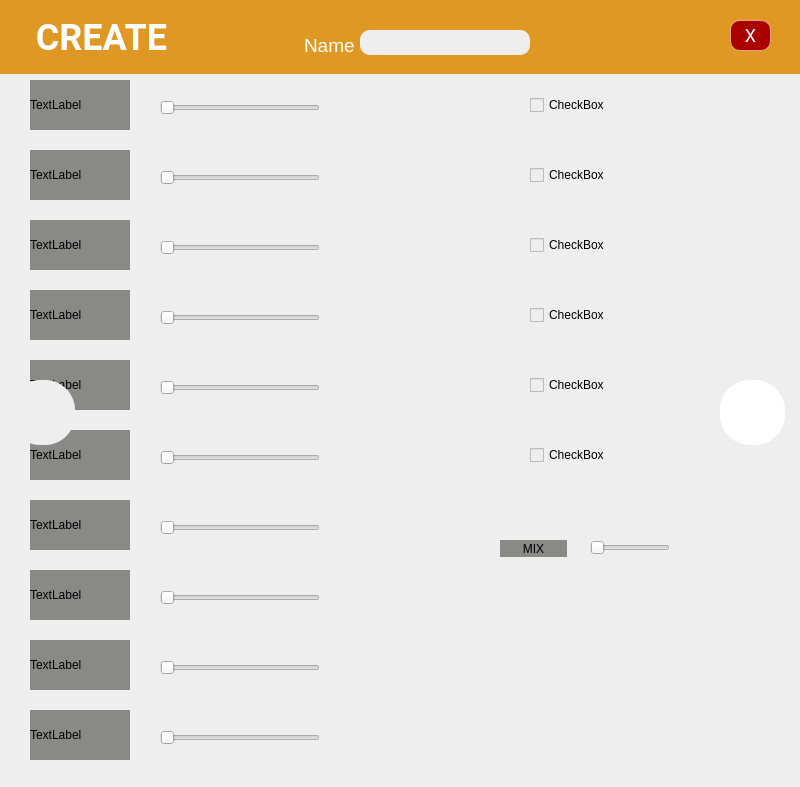
<?xml version="1.0" encoding="UTF-8"?>
<ui version="4.0">
 <class>Form</class>
 <widget class="QWidget" name="Form">
  <property name="geometry">
   <rect>
    <x>0</x>
    <y>0</y>
    <width>800</width>
    <height>787</height>
   </rect>
  </property>
  <property name="windowTitle">
   <string>Form</string>
  </property>
  <property name="styleSheet">
   <string notr="true">background-color: rgb(238, 238, 238);</string>
  </property>
  <widget class="QLabel" name="label_2">
   <property name="geometry">
    <rect>
     <x>0</x>
     <y>0</y>
     <width>800</width>
     <height>74</height>
    </rect>
   </property>
   <property name="styleSheet">
    <string notr="true">font-family: Roboto;
font-style: normal;
font-weight: bold;
font-size: 36px;
line-height: 42px;

color: #FFFFFF;
background-color: #E09825;</string>
   </property>
   <property name="text">
    <string>    CREATE</string>
   </property>
  </widget>
  <widget class="QLabel" name="label">
   <property name="geometry">
    <rect>
     <x>30</x>
     <y>80</y>
     <width>100</width>
     <height>50</height>
    </rect>
   </property>
   <property name="styleSheet">
    <string notr="true">background-color: rgb(136, 138, 133);</string>
   </property>
   <property name="text">
    <string>TextLabel</string>
   </property>
  </widget>
  <widget class="QLabel" name="label_3">
   <property name="geometry">
    <rect>
     <x>30</x>
     <y>150</y>
     <width>100</width>
     <height>50</height>
    </rect>
   </property>
   <property name="styleSheet">
    <string notr="true">background-color: rgb(136, 138, 133);</string>
   </property>
   <property name="text">
    <string>TextLabel</string>
   </property>
  </widget>
  <widget class="QLabel" name="label_4">
   <property name="geometry">
    <rect>
     <x>30</x>
     <y>220</y>
     <width>100</width>
     <height>50</height>
    </rect>
   </property>
   <property name="styleSheet">
    <string notr="true">background-color: rgb(136, 138, 133);</string>
   </property>
   <property name="text">
    <string>TextLabel</string>
   </property>
  </widget>
  <widget class="QLabel" name="label_5">
   <property name="geometry">
    <rect>
     <x>30</x>
     <y>710</y>
     <width>100</width>
     <height>50</height>
    </rect>
   </property>
   <property name="styleSheet">
    <string notr="true">background-color: rgb(136, 138, 133);</string>
   </property>
   <property name="text">
    <string>TextLabel</string>
   </property>
  </widget>
  <widget class="QLabel" name="label_6">
   <property name="geometry">
    <rect>
     <x>30</x>
     <y>290</y>
     <width>100</width>
     <height>50</height>
    </rect>
   </property>
   <property name="styleSheet">
    <string notr="true">background-color: rgb(136, 138, 133);</string>
   </property>
   <property name="text">
    <string>TextLabel</string>
   </property>
  </widget>
  <widget class="QLabel" name="label_7">
   <property name="geometry">
    <rect>
     <x>30</x>
     <y>360</y>
     <width>100</width>
     <height>50</height>
    </rect>
   </property>
   <property name="styleSheet">
    <string notr="true">background-color: rgb(136, 138, 133);</string>
   </property>
   <property name="text">
    <string>TextLabel</string>
   </property>
  </widget>
  <widget class="QLabel" name="label_8">
   <property name="geometry">
    <rect>
     <x>30</x>
     <y>430</y>
     <width>100</width>
     <height>50</height>
    </rect>
   </property>
   <property name="styleSheet">
    <string notr="true">background-color: rgb(136, 138, 133);</string>
   </property>
   <property name="text">
    <string>TextLabel</string>
   </property>
  </widget>
  <widget class="QLabel" name="label_9">
   <property name="geometry">
    <rect>
     <x>30</x>
     <y>500</y>
     <width>100</width>
     <height>50</height>
    </rect>
   </property>
   <property name="styleSheet">
    <string notr="true">background-color: rgb(136, 138, 133);</string>
   </property>
   <property name="text">
    <string>TextLabel</string>
   </property>
  </widget>
  <widget class="QLabel" name="label_10">
   <property name="geometry">
    <rect>
     <x>30</x>
     <y>640</y>
     <width>100</width>
     <height>50</height>
    </rect>
   </property>
   <property name="styleSheet">
    <string notr="true">background-color: rgb(136, 138, 133);</string>
   </property>
   <property name="text">
    <string>TextLabel</string>
   </property>
  </widget>
  <widget class="QLabel" name="label_11">
   <property name="geometry">
    <rect>
     <x>30</x>
     <y>570</y>
     <width>100</width>
     <height>50</height>
    </rect>
   </property>
   <property name="styleSheet">
    <string notr="true">background-color: rgb(136, 138, 133);</string>
   </property>
   <property name="text">
    <string>TextLabel</string>
   </property>
  </widget>
  <widget class="QSlider" name="horizontalSlider">
   <property name="geometry">
    <rect>
     <x>160</x>
     <y>100</y>
     <width>160</width>
     <height>16</height>
    </rect>
   </property>
   <property name="orientation">
    <enum>Qt::Horizontal</enum>
   </property>
  </widget>
  <widget class="QSlider" name="horizontalSlider_2">
   <property name="geometry">
    <rect>
     <x>160</x>
     <y>170</y>
     <width>160</width>
     <height>16</height>
    </rect>
   </property>
   <property name="orientation">
    <enum>Qt::Horizontal</enum>
   </property>
  </widget>
  <widget class="QSlider" name="horizontalSlider_3">
   <property name="geometry">
    <rect>
     <x>160</x>
     <y>450</y>
     <width>160</width>
     <height>16</height>
    </rect>
   </property>
   <property name="orientation">
    <enum>Qt::Horizontal</enum>
   </property>
  </widget>
  <widget class="QSlider" name="horizontalSlider_4">
   <property name="geometry">
    <rect>
     <x>160</x>
     <y>240</y>
     <width>160</width>
     <height>16</height>
    </rect>
   </property>
   <property name="orientation">
    <enum>Qt::Horizontal</enum>
   </property>
  </widget>
  <widget class="QSlider" name="horizontalSlider_5">
   <property name="geometry">
    <rect>
     <x>160</x>
     <y>310</y>
     <width>160</width>
     <height>16</height>
    </rect>
   </property>
   <property name="orientation">
    <enum>Qt::Horizontal</enum>
   </property>
  </widget>
  <widget class="QSlider" name="horizontalSlider_6">
   <property name="geometry">
    <rect>
     <x>160</x>
     <y>380</y>
     <width>160</width>
     <height>16</height>
    </rect>
   </property>
   <property name="orientation">
    <enum>Qt::Horizontal</enum>
   </property>
  </widget>
  <widget class="QSlider" name="horizontalSlider_7">
   <property name="geometry">
    <rect>
     <x>160</x>
     <y>520</y>
     <width>160</width>
     <height>16</height>
    </rect>
   </property>
   <property name="orientation">
    <enum>Qt::Horizontal</enum>
   </property>
  </widget>
  <widget class="QSlider" name="horizontalSlider_8">
   <property name="geometry">
    <rect>
     <x>160</x>
     <y>590</y>
     <width>160</width>
     <height>16</height>
    </rect>
   </property>
   <property name="orientation">
    <enum>Qt::Horizontal</enum>
   </property>
  </widget>
  <widget class="QSlider" name="horizontalSlider_9">
   <property name="geometry">
    <rect>
     <x>160</x>
     <y>660</y>
     <width>160</width>
     <height>16</height>
    </rect>
   </property>
   <property name="orientation">
    <enum>Qt::Horizontal</enum>
   </property>
  </widget>
  <widget class="QSlider" name="horizontalSlider_10">
   <property name="geometry">
    <rect>
     <x>160</x>
     <y>730</y>
     <width>160</width>
     <height>16</height>
    </rect>
   </property>
   <property name="orientation">
    <enum>Qt::Horizontal</enum>
   </property>
  </widget>
  <widget class="QPushButton" name="pushButton_7">
   <property name="geometry">
    <rect>
     <x>730</x>
     <y>20</y>
     <width>41</width>
     <height>31</height>
    </rect>
   </property>
   <property name="styleSheet">
    <string notr="true">background: #AA0000;
border: 0.5px solid rgba(255, 255, 255, 0.48);
box-sizing: border-box;
border-radius: 10px;
transform: matrix(1, 0, 0, 1, 0, 0);

font-family: Roboto;
font-style: normal;
font-weight: normal;
font-size: 18px;
line-height: 28px;

color: #FFFFFF;</string>
   </property>
   <property name="text">
    <string>X</string>
   </property>
  </widget>
  <widget class="QCheckBox" name="checkBox">
   <property name="geometry">
    <rect>
     <x>530</x>
     <y>80</y>
     <width>150</width>
     <height>50</height>
    </rect>
   </property>
   <property name="text">
    <string>CheckBox</string>
   </property>
  </widget>
  <widget class="QCheckBox" name="checkBox_2">
   <property name="geometry">
    <rect>
     <x>530</x>
     <y>150</y>
     <width>150</width>
     <height>50</height>
    </rect>
   </property>
   <property name="text">
    <string>CheckBox</string>
   </property>
  </widget>
  <widget class="QCheckBox" name="checkBox_3">
   <property name="geometry">
    <rect>
     <x>530</x>
     <y>220</y>
     <width>150</width>
     <height>50</height>
    </rect>
   </property>
   <property name="text">
    <string>CheckBox</string>
   </property>
  </widget>
  <widget class="QCheckBox" name="checkBox_4">
   <property name="geometry">
    <rect>
     <x>530</x>
     <y>290</y>
     <width>150</width>
     <height>50</height>
    </rect>
   </property>
   <property name="text">
    <string>CheckBox</string>
   </property>
  </widget>
  <widget class="QCheckBox" name="checkBox_5">
   <property name="geometry">
    <rect>
     <x>530</x>
     <y>360</y>
     <width>150</width>
     <height>50</height>
    </rect>
   </property>
   <property name="text">
    <string>CheckBox</string>
   </property>
  </widget>
  <widget class="QCheckBox" name="checkBox_6">
   <property name="geometry">
    <rect>
     <x>530</x>
     <y>430</y>
     <width>150</width>
     <height>50</height>
    </rect>
   </property>
   <property name="text">
    <string>CheckBox</string>
   </property>
  </widget>
  <widget class="QLabel" name="label_12">
   <property name="geometry">
    <rect>
     <x>500</x>
     <y>540</y>
     <width>67</width>
     <height>17</height>
    </rect>
   </property>
   <property name="styleSheet">
    <string notr="true">background-color: rgb(136, 138, 133);</string>
   </property>
   <property name="text">
    <string>MIX</string>
   </property>
   <property name="alignment">
    <set>Qt::AlignCenter</set>
   </property>
  </widget>
  <widget class="QPushButton" name="pushButton">
   <property name="geometry">
    <rect>
     <x>10</x>
     <y>380</y>
     <width>65</width>
     <height>65</height>
    </rect>
   </property>
   <property name="styleSheet">
    <string notr="true">border-image: url(:/back/assets/back.png);
border-radius:30px
</string>
   </property>
   <property name="text">
    <string/>
   </property>
  </widget>
  <widget class="QPushButton" name="pushButton_2">
   <property name="geometry">
    <rect>
     <x>720</x>
     <y>380</y>
     <width>65</width>
     <height>65</height>
    </rect>
   </property>
   <property name="styleSheet">
    <string notr="true">background-color: rgb(255, 255, 255);
border-image: url(:/check/assets/check2.png);
border-radius:30px
</string>
   </property>
   <property name="text">
    <string/>
   </property>
  </widget>
  <widget class="QLineEdit" name="lineEdit">
   <property name="geometry">
    <rect>
     <x>360</x>
     <y>30</y>
     <width>170</width>
     <height>25</height>
    </rect>
   </property>
   <property name="styleSheet">
    <string notr="true">border-radius: 10px;
</string>
   </property>
  </widget>
  <widget class="QTextEdit" name="textEdit">
   <property name="geometry">
    <rect>
     <x>300</x>
     <y>30</y>
     <width>100</width>
     <height>31</height>
    </rect>
   </property>
   <property name="font">
    <font>
     <pointsize>11</pointsize>
    </font>
   </property>
   <property name="styleSheet">
    <string notr="true">background-color: #E09825;
color: #FFFFFF;</string>
   </property>
   <property name="frameShape">
    <enum>QFrame::NoFrame</enum>
   </property>
   <property name="frameShadow">
    <enum>QFrame::Sunken</enum>
   </property>
   <property name="lineWidth">
    <number>1</number>
   </property>
   <property name="html">
    <string>&lt;!DOCTYPE HTML PUBLIC &quot;-//W3C//DTD HTML 4.0//EN&quot; &quot;http://www.w3.org/TR/REC-html40/strict.dtd&quot;&gt;
&lt;html&gt;&lt;head&gt;&lt;meta name=&quot;qrichtext&quot; content=&quot;1&quot; /&gt;&lt;style type=&quot;text/css&quot;&gt;
p, li { white-space: pre-wrap; }
&lt;/style&gt;&lt;/head&gt;&lt;body style=&quot; font-family:'Ubuntu'; font-size:11pt; font-weight:400; font-style:normal;&quot;&gt;
&lt;p style=&quot; margin-top:0px; margin-bottom:0px; margin-left:0px; margin-right:0px; -qt-block-indent:0; text-indent:0px;&quot;&gt;&lt;span style=&quot; font-size:14pt;&quot;&gt;Name&lt;/span&gt;&lt;/p&gt;&lt;/body&gt;&lt;/html&gt;</string>
   </property>
  </widget>
  <widget class="QSlider" name="horizontalSlider_11">
   <property name="geometry">
    <rect>
     <x>590</x>
     <y>540</y>
     <width>80</width>
     <height>16</height>
    </rect>
   </property>
   <property name="maximum">
    <number>1</number>
   </property>
   <property name="sliderPosition">
    <number>0</number>
   </property>
   <property name="orientation">
    <enum>Qt::Horizontal</enum>
   </property>
  </widget>
  <zorder>label_2</zorder>
  <zorder>label</zorder>
  <zorder>label_3</zorder>
  <zorder>label_4</zorder>
  <zorder>label_5</zorder>
  <zorder>label_6</zorder>
  <zorder>label_7</zorder>
  <zorder>label_8</zorder>
  <zorder>label_9</zorder>
  <zorder>label_10</zorder>
  <zorder>label_11</zorder>
  <zorder>horizontalSlider</zorder>
  <zorder>horizontalSlider_2</zorder>
  <zorder>horizontalSlider_3</zorder>
  <zorder>horizontalSlider_4</zorder>
  <zorder>horizontalSlider_5</zorder>
  <zorder>horizontalSlider_6</zorder>
  <zorder>horizontalSlider_7</zorder>
  <zorder>horizontalSlider_8</zorder>
  <zorder>horizontalSlider_9</zorder>
  <zorder>horizontalSlider_10</zorder>
  <zorder>pushButton_7</zorder>
  <zorder>checkBox</zorder>
  <zorder>checkBox_2</zorder>
  <zorder>checkBox_3</zorder>
  <zorder>checkBox_4</zorder>
  <zorder>checkBox_5</zorder>
  <zorder>checkBox_6</zorder>
  <zorder>label_12</zorder>
  <zorder>pushButton</zorder>
  <zorder>pushButton_2</zorder>
  <zorder>textEdit</zorder>
  <zorder>lineEdit</zorder>
  <zorder>horizontalSlider_11</zorder>
 </widget>
 <resources>
  <include location="test.qrc"/>
 </resources>
 <connections/>
</ui>
